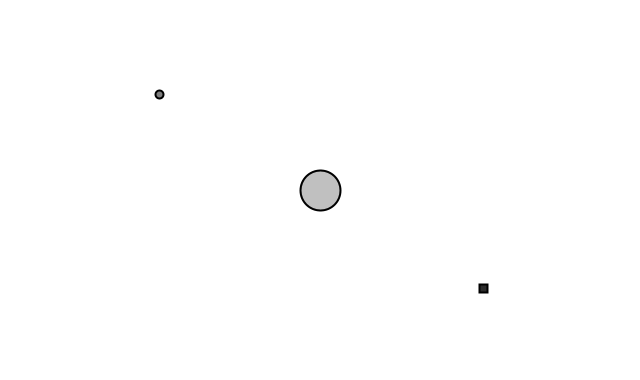
Frame 1 (no input)
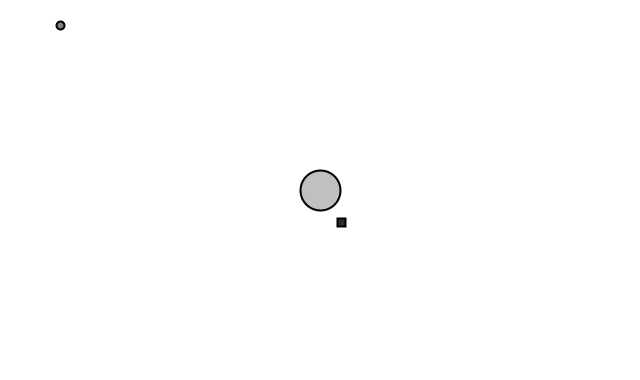
Frame 60 (the mouse pressed at the canvas centre just before this capture)
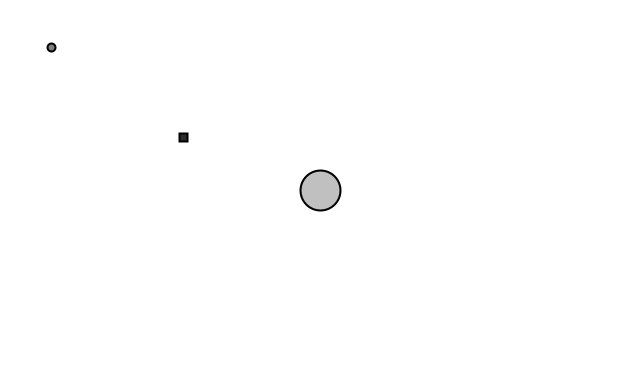
Frame 120 (the mouse held since frame 60 and released just before this capture)

The Processing sketch that drew these frames (run headless with seeded random() and noise(); from frame 60 on, the mouse is pressed at the canvas centre):

// Processing sketch: Ecosystem
// ── Ecosystem.pde
ArrayList<Mover> movers;
Slither s;
Food f;
Predator p;

void setup(){

  size(640, 380);
  movers = new ArrayList<Mover>();
  movers.add(new Slither());
  movers.add(new Predator());
  f = new Food();
}

void draw(){

  background(255);
  
  for(Mover m : movers){
    for(Mover m2 : movers){
      if(!m.equals(m2)){
        PVector attractionF = m.attract(m2);
        m.applyForce(attractionF);
        
        PVector repelF = m.repel(m2);
        m.applyForce(repelF);
      }
    }    
    
    if(m instanceof Slither){
      PVector attractionF = f.attract(m);
      //m.applyForce(attractionF); 
    }
      
    m.move();
    m.edges();
    m.display();
  }
  
  f.display();
}
// ── Food.pde
class Food{

  float mass;
  PVector location;
  
  Food(){
  
    location = new PVector(width/2, height/2);
    mass = 20;
  }
  
  void display(){
  
    stroke(0);
    fill(175,200);
    ellipse(location.x, location.y, mass*2, mass*2);
  }
  
  PVector attract(Mover m){
  
    PVector f = PVector.sub(location, m.location);
    float distance = f.mag();
    distance = constrain(distance,5,25);
    float strength = (1*mass*m.mass)/(distance*distance)*m.getHunger();
    
    f.normalize();   
    f.mult(strength);
    return f;
  }
}
// ── Mover.pde
abstract class Mover{

  PVector location;
  PVector velocity;
  PVector acceleration;
  
  float mass;
  float hunger;
  
  float timeX;
  float timeY;
  
  Mover(){
    velocity = new PVector(0,0);
    acceleration = new PVector(0,0);
    mass = 10;
  }
  
  void edges(){
    
    if(location.x >= width) velocity.x *= -1;
    if(location.x < 0) velocity.x *= -1;
    if(location.y > height) velocity.y *= -1;
    if(location.y < 0) velocity.y *= -1;
  }
  
  void display(int fill){
  
    stroke(0);
    strokeWeight(2);
    fill(fill);
  }
  
  abstract void move();
  abstract void display();
  
  float getHunger(){
    return 1;
  }
  
  PVector attract(Mover m){
    return new PVector(0,0);
  }
  
  PVector repel(Mover m){
    return new PVector(0,0);
  }
  
  
  void applyForce(PVector f){
    
    PVector force = PVector.div(f, mass);
    acceleration.add(force);
  }
}
// ── Oscillator.pde
class Oscillator{

  float theta;
  float amp;
  
  Oscillator(float r){
  
    theta = 0;
    amp = r;
  }
  
  void update(float thetaVel){
    theta += thetaVel;
  }
  
  void display(PVector pso){
  
    float x = map(cos(theta),-1,1,0,amp);
    
    stroke(0);
    fill(50);
    line(0,0,x,0);
    ellipse(x,0,8,8);
  }
}
// ── Predator.pde
class Predator extends Mover{

  Predator(){
    location = new PVector((width/4)*3, (height/4)*3);
    timeX = 500;
    timeY = 500;
    hunger = 1;
  }
  
  void move(){
  
    timeX+=0.01;
    timeY+=0.02;
    
    float xx = (noise(timeX) - 0.5f)/5;
    float yy = (noise(timeY) - 0.5f)/5;
    acceleration.add(new PVector(xx, yy));
    
    velocity.add(acceleration);
    location.add(velocity);
    velocity.limit(3);    
    
    acceleration.mult(0);
  }
  
  void display(){
    super.display(45);
    rect(location.x, location.y, 8, 8);
  }
  
  PVector attract(Mover m){
    
    if(m instanceof Slither){
      PVector f = PVector.sub(m.location, location);
      float distance = f.mag();
      distance = constrain(distance,5,25);
      float strength = (1*mass*m.mass)/(distance*distance);
      strength *= 5;
      f.normalize();   
      f.mult(strength);
      return f;
    }
    return super.attract(m);
  }
  
  PVector repel(Mover m){
    return super.repel(m);
  }
  
}
// ── Slither.pde
class Slither extends Mover{

  Slither(){
  
    super();
    location = new PVector(width/4, height/4);
    hunger = 0;
    timeX = 0;
    timeY = 0;
  }
  
  void move(){
  
    timeX+=0.01;
    timeY+=0.02;
    
    float xx = (noise(timeX) - 0.5f)/5;
    float yy = (noise(timeY) - 0.5f)/5;
    acceleration.add(new PVector(xx, yy));
    
    velocity.add(acceleration);
    location.add(velocity);
    velocity.limit(3);    
    
    acceleration.mult(0);
    
    hunger++;
  }
  
  float getHunger(){
    hunger = constrain(hunger, 0, 10);
    return hunger/10;
  }
  
  void display(){
    super.display(127);
    ellipse(location.x, location.y, 8, 8);
  }
  
  PVector attract(Mover m){
    return super.attract(m);
  }
  
  PVector repel(Mover m){
  
    if(m instanceof Predator){
      PVector f = PVector.sub(m.location, location);
      float distance = f.mag();
      distance = constrain(distance,5,25);
      float strength = (1*mass*m.mass)/(distance*distance);
      strength *= 5;
      f.normalize();   
      f.mult(strength);
      f.rotate(PI);
      return f;
    }
    return super.repel(m);
  }

}
